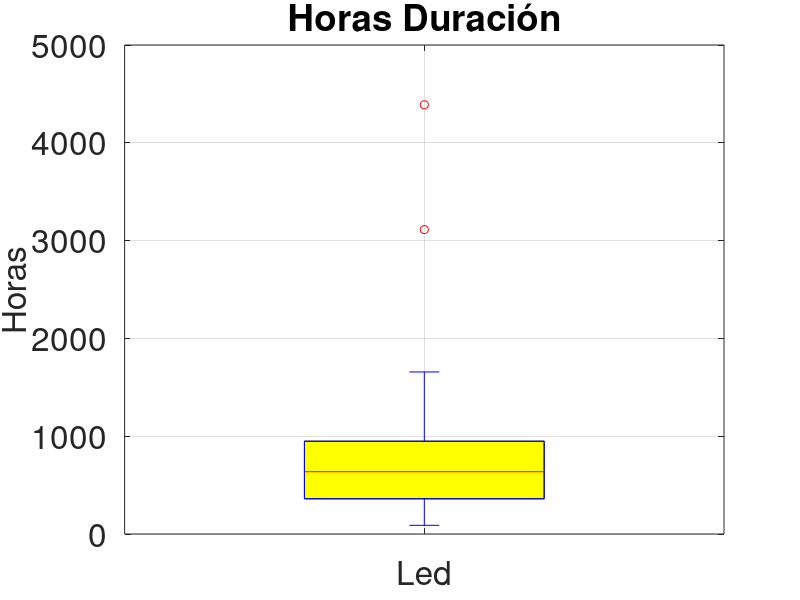
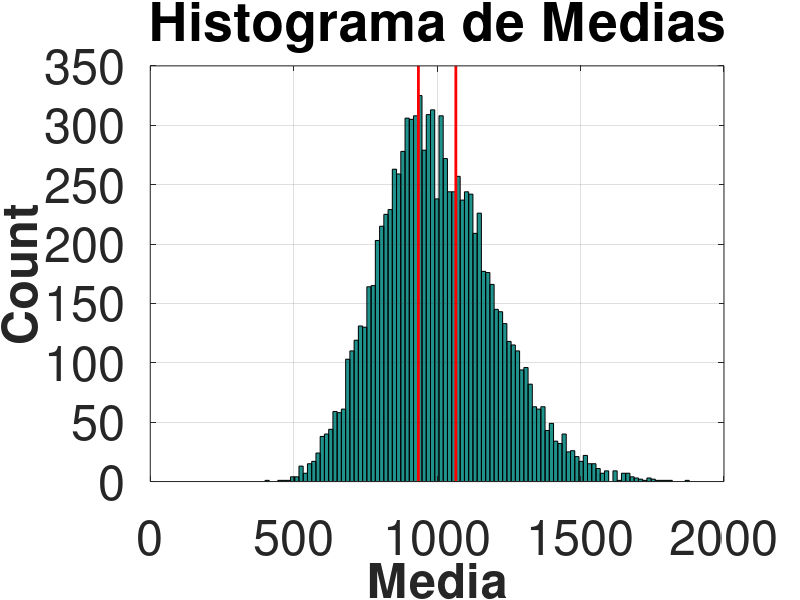

Reproduce these figures in MATLAB, in order. (Note: this script raises an error after producing the figures.)
##### Ejercicio 1 ############
close all
clear all

#### Parte A ####
pkg load statistics
datos =[869.39 177.11 735.20 721.46 850.72 636.72 624.48 539.24 4388.68 1376.25 1656.88 1397.89 523.88 254.30 304.92 263.11 584.39 360.07 139.33 88.86 567.65 948.83 918.23 1328.33 3112.35]
led_round= round(datos)
stemleaf(sort(led_round), "Horas Led")


figure
labels = {"Led"}
boxplot(datos,"Labels",labels,"BoxStyle", "filled");
axis([0,2])
title("Horas Duración",'fontsize', 28)
set(gca, 'fontsize', 24)
ylabel('Horas', 'fontsize', 24)
grid

# ------------------------------------------------------------------------------------------------

#### Parte B #####
# Con n grande, el estadístico d = sqrt(n)*((media-mu)/sigma_n) tiende
# a tener una distribución normal estándar. Se considera dicho estadístico
# para el test de hipótesis.

# Ho: lambda = 1/1000
# H1: lambda != 1/1000

# TEST BILATERAL
# Parámetros de entrada
n = length(datos);
media = mean(datos);
sigma_n = std(datos);

lambda0 = 1/1000; # Valor de lambda bajo Ho
mu0 = 1/lambda0; # Esperanza de VA exponencial bajo Ho

d = sqrt(n)*((media-mu0)/sigma_n); # Estadístico del test
alfa = 0.05; # Nivel de significancia del test

# Test
p1 = normcdf(d);
p2 = normcdf(-d);

p_value = 1-(max(p1,p2)-min(p1,p2))

if p_value < alfa
    sprintf('TEST BILATERAL: p-valor = %.2f. Ho es rechazada con alfa = %d', p_value, alfa)
else
    sprintf('TEST BILATERAL: p-valor = %.2f. Ho no puede ser rechazada con alfa = %d', p_value, alfa)
end

# ------------------------------------------------------------------------------------------------

#### Parte C #####
# SIMULACIÓN
cant_muestras = 10000;

# Generación de datos simulados
datos_sim = exprnd(mu0, cant_muestras, n);
medias = mean(datos_sim,2); # EMV de lambda para distribución exponencial (promedio)
sigma_nn = std(datos_sim, [], 2);


# p-valor simulado calculado en base al EMV de lambda para cada muestra
desvio = mu0 - media;
m1 = media;
m2 = mu0 + desvio;
pseudo_p_val = (size(find(medias<=min(m1,m2)))(1) + size(find(medias>=max(m1,m2)))(1))/cant_muestras

if pseudo_p_val < alfa
    sprintf('TEST SIMULADO: pseudo p-valor = %.2f. Ho es rechazada con alfa = %d', pseudo_p_val, alfa)
else
    sprintf('TEST SIMULADO: pseudo p-valor = %.2f. Ho no puede ser rechazada con alfa = %d', pseudo_p_val, alfa)
end

# Histograma de medias
figure
hist(medias, floor(sqrt(cant_muestras)))
tit = sprintf('Histograma de Medias');
title(tit, 'fontsize', 35) # plot title
set(gca, 'fontsize', 35) # set axis fontsize
ylabel('Count', 'fontsize', 35, 'fontweight', 'bold') # set ylabel
xlabel('Media', 'fontsize', 35, 'fontweight', 'bold') # set xlabel
grid
hold on
line([m1,m1], ylim, 'LineWidth', 2, 'Color', 'r')
line([m2,m2], ylim, 'LineWidth', 2, 'Color', 'r')

# ------------------------------------------------------------------------------------------------

##### Ejercicio 2 ############
close all
clear all
pkg load statistics

# Carga de datos
load grupo2.mat
datos = X;
n = length(datos);

# PARTE a)

# TEST DE RACHAS
R = rachas(datos);

# Ajuste de Levene
zL_r = (R + 0.5 - (2*n-1)/3)/(sqrt((16*n-29)/90));
zR_r = (R - 0.5 - (2*n-1)/3)/(sqrt((16*n-29)/90));

if R < (2*n-1)/3
    p_value_rachas = normcdf(zL_r);
else
    p_value_rachas = 1 - normcdf(zR_r);
end

# TEST DE SPEARMAN
RS = spearman(datos);

# Ajuste normal
z_sp = RS*sqrt(n-1);

if RS < 0
    p_value_sp = normcdf(z_sp);
else
    p_value_sp = 1 - normcdf(z_sp);
end

# RESULTADO
alfa = 0.05;

sprintf('TEST DE RACHAS: p-valor = %.2f', p_value_rachas)
sprintf('TEST DE RANGOS DE SPEARMAN: p-valor = %.2f', p_value_sp)

if (p_value_rachas > alfa) && (p_value_sp > alfa)
    sprintf('Ambos tests son superados. Ho no puede ser rechazada con alfa = %d --> Datos considerados como iid', alfa)
elseif (p_value_rachas < alfa) && (p_value_sp > alfa)
    sprintf('p-valor = %.2f para test de rachas. Ho es rechazada con alfa = %d, --> Datos no considerados como iid', p_value_rachas, alfa)
elseif (p_value_rachas > alfa) && (p_value_sp < alfa)
    sprintf('p-valor = %.2f para test de Spearman. Ho es rechazada con alfa = %d, --> Datos no considerados como iid', p_value_sp, alfa)
else
    sprintf('p-valor = %.2f para test de rachas y %.2f para test de Spearman. Ho es rechazada con alfa = %d, --> Datos no considerados como iid', p_value_rachas, p_value_sp, alfa)
end

# ------------------------------------------------------------------------------------------------

# PARTE b)
mu = 3;
sigma = 2;

KS = kolsmi_normal(datos, mu, sigma)

# Ajuste para n>35
if alfa == 0.20
    KS_lim = 1.07/sqrt(n)
elseif alfa == 0.15
    KS_lim = 1.14/sqrt(n)
elseif alfa == 0.10
    KS_lim = 1.22/sqrt(n)
elseif alfa == 0.05
    KS_lim = 1.36/sqrt(n)
elseif alfa == 0.01
    KS_lim = 1.63/sqrt(n)
end

if KS < KS_lim
    sprintf('Ho no puede ser rechazada con alfa = %d --> Es razonable afirmar que los datos tienen distribución normal con mu = %d y sigma = %d', alfa,mu,sigma)
else
    sprintf('Ho es rechazada con alfa = %d --> NO es razonable afirmar que los datos tienen distribución normal con mu = %d y sigma = %d', alfa,mu,sigma)
end

# ------------------------------------------------------------------------------------------------

# PARTE c)
mu = mean(datos);
sigma = std(datos);

KS_L = kolsmi_normal(datos, mu, sigma)

# Ajuste para n>35
if alfa == 0.20
    KS_lim = 0.736/sqrt(n)
elseif alfa == 0.15
    KS_lim = 0.768/sqrt(n)
elseif alfa == 0.10
    KS_lim = 0.805/sqrt(n)
elseif alfa == 0.05
    KS_lim = 0.886/sqrt(n)
elseif alfa == 0.01
    KS_lim = 1.031/sqrt(n)
end

if KS_L < KS_lim
    sprintf('Ho no puede ser rechazada con alfa = %d --> Es razonable afirmar que los datos tienen distribución normal', alfa)
else
    sprintf('Ho es rechazada con alfa = %d --> NO es razonable afirmar que los datos tienen distribución normal ', alfa)
end

